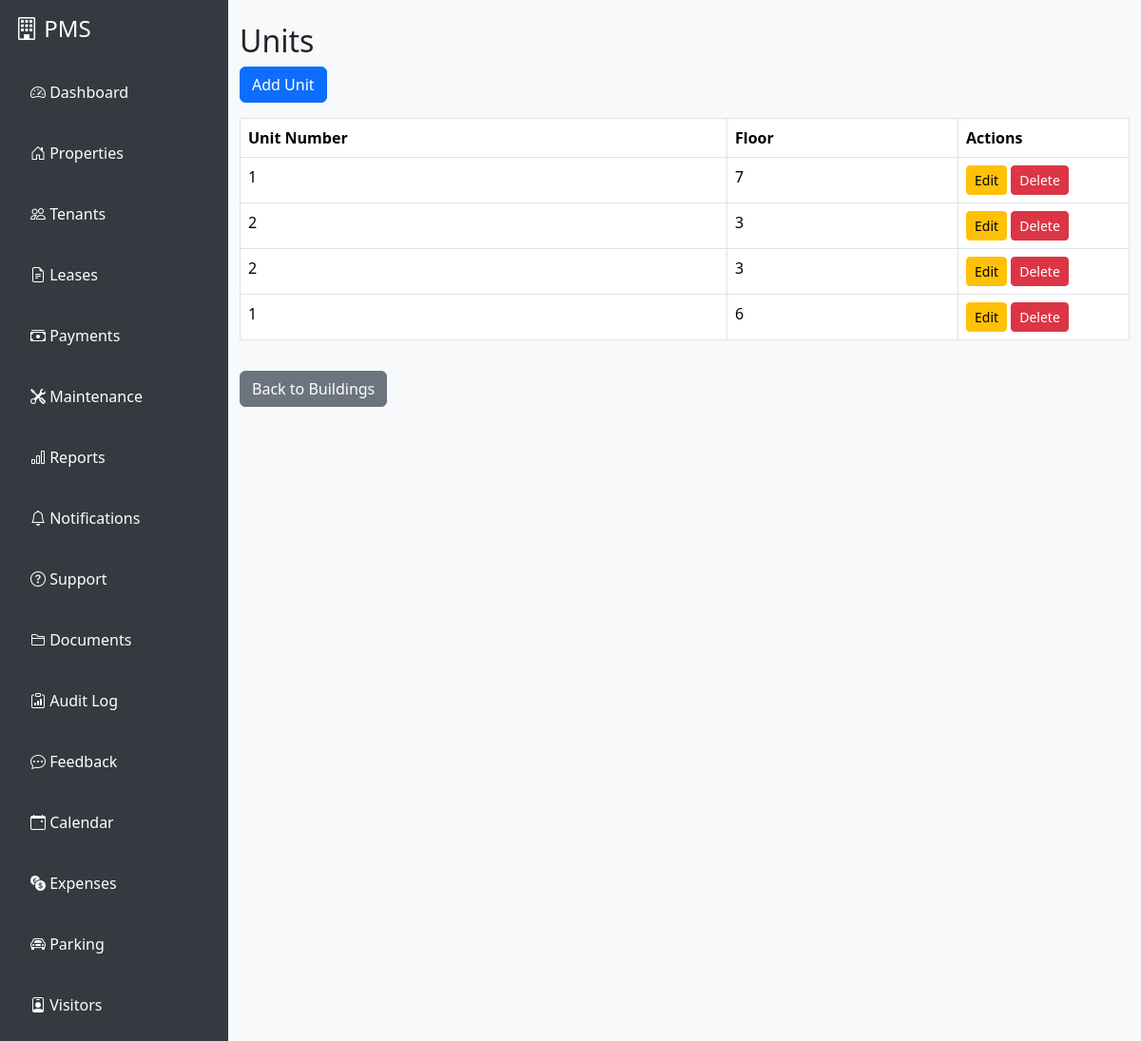
Screenshot of /properties/1/units/ (signed in) with the database file from the repository.
### properties/models.py (models this page shows, shortened)
class Unit(models.Model):
    building = models.ForeignKey(Building, on_delete=models.CASCADE)
    unit_number = models.CharField(max_length=20)
    floor = models.IntegerField()

### properties/views.py (the view)
# urls.py: path('<int:building_id>/units/', views.UnitListView.as_view(), name='unit_list'),
class UnitListView(LoginRequiredMixin, ListView):
    model = Unit
    template_name = 'properties/unit_list.html'
    def get_queryset(self):
        user = self.request.user
        building_id = self.kwargs['building_id']
        qs = Unit.objects.filter(building_id=building_id)
        if hasattr(user, "role"):
            if user.role == "landlord":
                return qs.filter(building__landlord=user)
            elif user.role == "agent":
                return qs.filter(building__agent=user)
            elif user.role == "caretaker":
                return qs.filter(building__caretaker=user)
            elif user.role == "tenant":
                return qs.filter(lease__tenant=user).distinct()
        return Unit.objects.none()
    def get_context_data(self, **kwargs):
        context = super().get_context_data(**kwargs)
        context['building_id'] = self.kwargs['building_id']
        return context

### templates/properties/unit_list.html
{% extends "base.html" %}
{% block content %}
<div class="container mt-4">
    <h2>Units</h2>
    <a href="{% url 'unit_add' building_id %}" class="btn btn-primary mb-3">Add Unit</a>
    <table class="table table-bordered table-hover">
        <thead>
            <tr>
                <th>Unit Number</th>
                <th>Floor</th>
                <th style="width: 180px;">Actions</th>
            </tr>
        </thead>
        <tbody>
            {% for unit in object_list %}
            <tr>
                <td>{{ unit.unit_number }}</td>
                <td>{{ unit.floor }}</td>
                <td>
                    <a href="{% url 'unit_edit' unit.pk %}" class="btn btn-sm btn-warning">Edit</a>
                    <a href="{% url 'unit_delete' unit.pk %}" class="btn btn-sm btn-danger">Delete</a>
                </td>
            </tr>
            {% empty %}
            <tr>
                <td colspan="3">No units found.</td>
            </tr>
            {% endfor %}
        </tbody>
    </table>
    <a href="{% url 'building_list' %}" class="btn btn-secondary mt-3">Back to Buildings</a>
</div>
{% endblock %}

### templates/base.html (style rules this page uses)
body { background: #f8f9fa; transition: background 0.3s, color 0.3s; }

### rows the page displays
Unit: unit_number "1", floor "7"
Unit: unit_number "2", floor "3"
Unit: unit_number "2", floor "3"
Unit: unit_number "1", floor "6"
